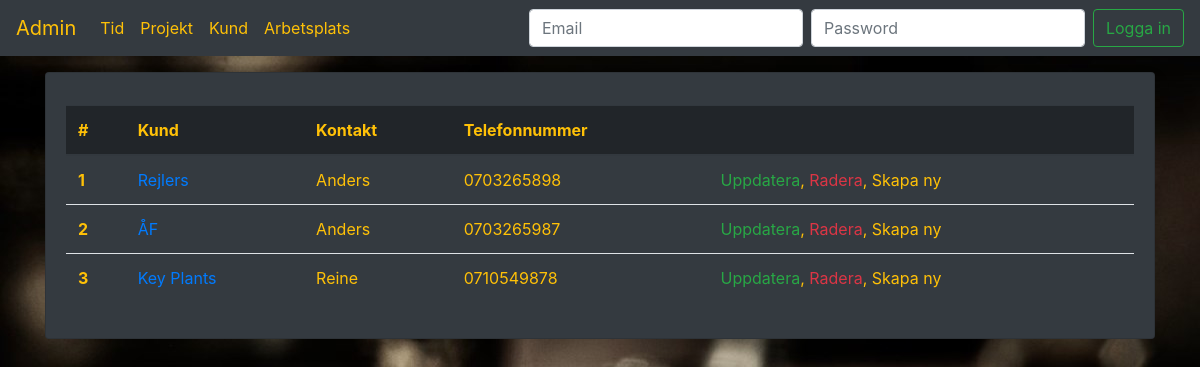
The page /kund/list/ on the database as committed earlier.
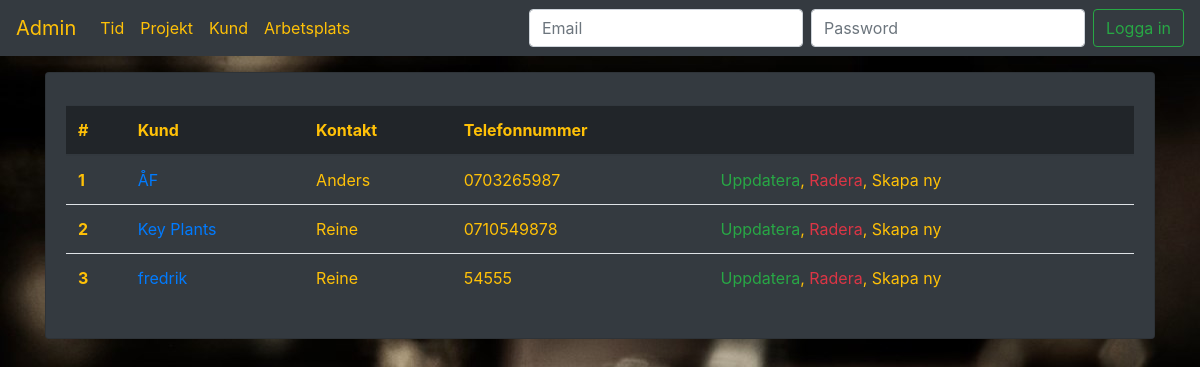
The same page on the database as committed later.
### tid_rapport/models.py (models this page shows, shortened)
class Kund(models.Model):
    kund_namn = models.CharField(max_length=100)
    kund_kontakt_person = models.CharField(max_length=100, blank=True)
    kund_telefonnr = models.CharField(max_length=100, blank=True)
    def get_absolute_url(self):
        return reverse("tid_rapport:kund_detail", kwargs={"pk": self.pk})

### tid_rapport/views.py (the view)
# urls.py: path("kund/list/", KundList.as_view(), name="kund_list"),
class KundList(ListView):
    template_name = "kund/kund_list.html"
    model = Kund
    context_object_name = "kunder"

### tid_rapport/templates/kund/kund_list.html (shortened to what this page needs)
{% extends 'base.html' %}
    {% block body_block %}
        <table class="table table-hover">
            <thead class="thead-dark">
                <tr>
                    <th class="text-warning" scope="col">#</th>
                    <th class="text-warning" scope="col">Kund</th>
                    <th class="text-warning" scope="col">Kontakt</th>
                    <th class="text-warning" scope="col">Telefonnummer</th>
                    <th class="text-warning" scope="col"></th>
                </tr>
            </thead>
            <tbody>
                {% for kund in kunder %}
                    <tr>
                        <th scope="col">{{ forloop.counter }}</th>
                        <td><a href="{{ kund.get_absolute_url }}">{{ kund.kund_namn }}</a></td>
                        <td>{{ kund.kund_kontakt_person }}</td>
                        <td>{{ kund.kund_telefonnr }}</td>
                        <td><a class="text-success" href="{{ kund.get_absolute_url }}update/">Uppdatera</a>,
                            <a class="text-danger" href="{{ kund.get_absolute_url }}delete/">Radera</a>,
                            <a class="text-warning" href="{% url 'tid_rapport:kund_create' %}">Skapa ny</a>
                        </td>
                    </tr>
                {% endfor %}
            </tbody>
        </table>
    {% endblock %}

Rows that differ between the two databases and show on the page:
removed Kund: kund_namn "Rejlers", kund_kontakt_person "Anders", kund_telefonnr "0703265898"
added Kund: kund_namn "fredrik", kund_kontakt_person "Reine", kund_telefonnr "54555"
